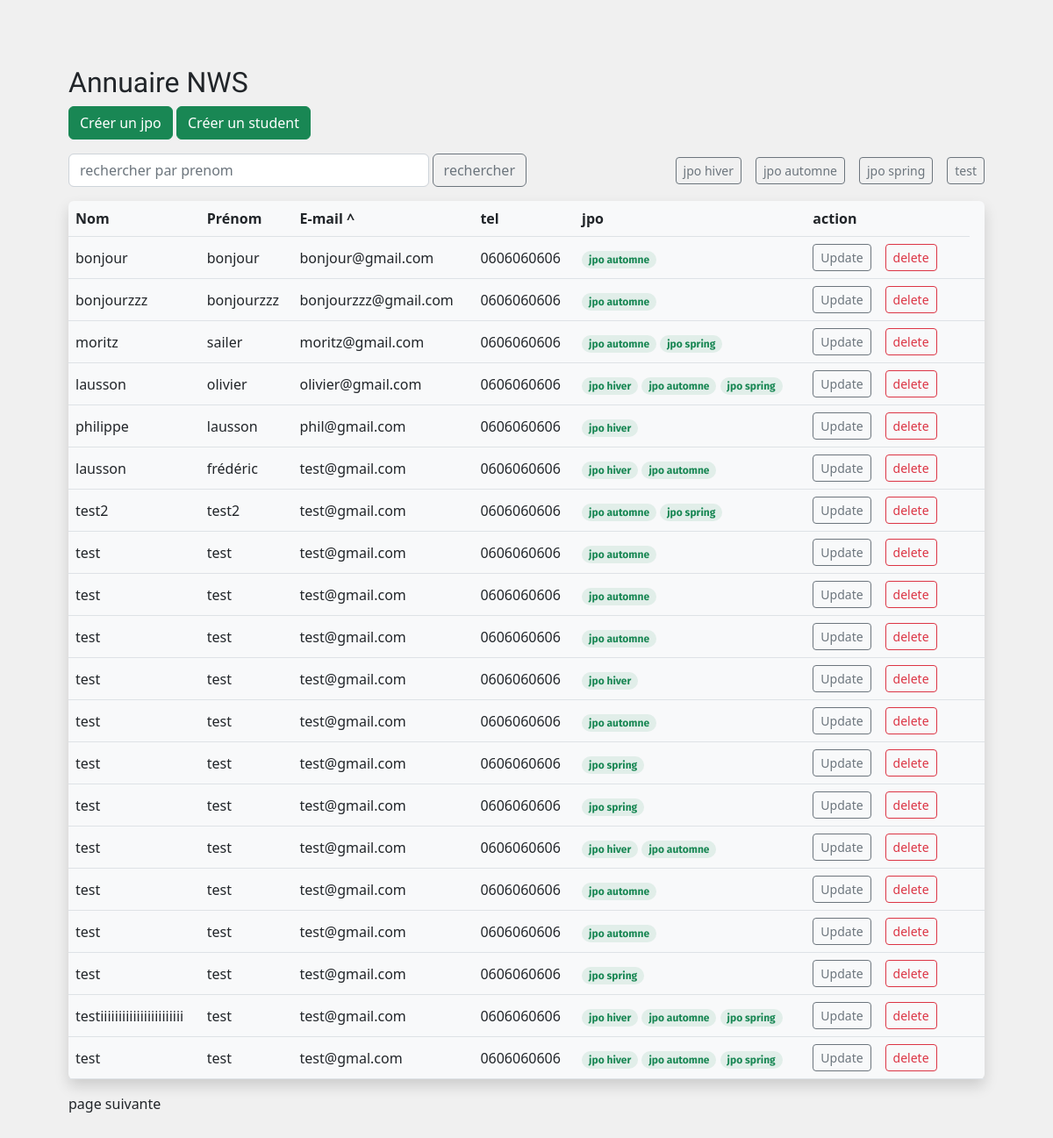
The app's page /?sort=mail&dir=asc with its own data.
### tables this page shows
CREATE TABLE `jpo` (
  `id` int(11) NOT NULL,
  `name` varchar(250) NOT NULL,
  `date` date NOT NULL
);

CREATE TABLE `student` (
  `id` int(11) NOT NULL,
  `nom` text NOT NULL,
  `prenom` text NOT NULL,
  `mail` text NOT NULL,
  `number` varchar(250) NOT NULL
);

### controller/StudentReadController.php (called while the page is built)
<?php
require_once('./services/connectDB.php');
require_once('./manager/BaseManager.php');
require_once('./manager/JpoManager.php');
$readcontroller = new StudentReadController();
$readcontroller->count();
$pages = $readcontroller->pages();
$page = $readcontroller->page();
$students = $readcontroller->read();
$jpo = $readcontroller->readJpo();
require_once('./view/home.php');
class StudentReadController {
    public function readJpo() {
        $jpo = new JpoManager();
        return $jpo->getAll();
    }
    public function read() {
        $students = new BaseManager();
        return  $students->getAll();
    }
    public function count() {
        $students = new BaseManager();
        return  $students->count();
    }
    public function pages() {
        $students = new BaseManager();
        return  $students->pages();
    }
    public function page() {
        $students = new BaseManager();
        return  $students->page();
    }
}

### index.php (called while the page is built)
<?php
require_once "controller\StudentReadController.php";

### services/connectDb.php (called while the page is built, shortened)
<?php
class Database
{
    private  $host;
    private  $dbname;
    private  $login;
    private  $pwd;
    public function __construct()
    {
        $this->host = json_decode(file_get_contents('services\connect.json'), true)["HOST"];
        $this->dbname = json_decode(file_get_contents('services\connect.json'), true)["DBNAME"];
        $this->login = json_decode(file_get_contents('services\connect.json'), true)["LOGIN"];
        $this->pwd = json_decode(file_get_contents('services\connect.json'), true)["PWD"];
    }
    public function DB()
    {
        try{
            $this->connection = new PDO('mysql:host=' . $this->host . ';dbname=' .$this->dbname, $this->login , $this->pwd );
            return $this->connection;
        } catch (Exeption $e) {
            die('Erreur :' .$e->getMessage());
        }
    }
}

### manager/JpoManager.php (called while the page is built, shortened)
<?php
require_once('./services/connectDb.php');
require_once('./model/Jpo.php');
class JpoManager {
    public function getAll() {
        $jpo = [];
        $connectDb = new Database();
        $sql = "SELECT * FROM jpo";
        $req = $connectDb->connection->prepare($sql);
        $req->execute();
        $resultat = $req->fetchAll(PDO::FETCH_ASSOC);
            foreach($resultat as $row) {
                $jpo[] = new Jpo($row);
            }
        return $jpo;
    }
}

### model/Jpo.php (called while the page is built, shortened)
<?php
class Jpo {
    public $name;
    public function __construct($row) {
        $this->name = $row["name"];
    }
    public function get_name() {
        return $this->name;
    }
}

### manager/UrlHelper.php (called while the page is built)
<?php
class UrlHelper {
    public static function withParam($data, string $param, $value) {
        return http_build_query(array_merge($data, [$param => $value]));
    }
    public static function withParams($data, array $params) {
        return http_build_query(array_merge($data, $params));
    }
}

### manager/BaseManager.php (called while the page is built, shortened)
<?php
require_once('./services/connectDb.php');
require_once('./controller/StudentConnectionController.php');
require_once('./model/Student.php');
require_once('JpoStudentManager.php');
require_once('UrlHelper.php');
class BaseManager {
    public function count() {
        $connectDb = new Database();
        $sqlCount = "SELECT COUNT(id) as count FROM student";
        if (!empty($_GET['q'])) {
            $params['nom'] = '%' . $_GET['q'] . '%';
            $sqlCount .= " WHERE nom LIKE :nom";
            $req = $connectDb->connection->prepare($sqlCount);
            $req->execute($params);
        } else {
            $req = $connectDb->connection->prepare($sqlCount);
            $req->execute();
        }
        $this->count = (int)$req->fetch()['count'];
        return $this->count;
    }
    public function getAll() {
        $students = [];
        $connectDb = new Database();
        $sql = "SELECT * FROM student";
        $params =[];
        $filtre = ["nom", "prenom", "mail"];
        if (!empty($_GET['sort']) && in_array($_GET['sort'], $filtre)) {
            $direction = $_GET['dir'] ?? 'asc';
            $sql .= " Order BY " . $_GET['sort'] . " $direction ";
        }
            $this->offset = ($this->page()-1) * 20;
            $sql .= " LIMIT " . 20 . " OFFSET $this->offset";
            $req = $connectDb->connection->prepare($sql);
            $req->execute($params);
            $resultat = $req->fetchAll(PDO::FETCH_ASSOC);
            foreach($resultat as $row) {
                $students[] = new Student($row);
            }
            return $students;
    }
    public function page() {
        return $this->page = (int)($_GET['p'] ?? 1);
    }
    public function pages() {
        $this->pages = ceil($this->count() / 20);
        return $this->pages;
    }
}

### model/student.php (called while the page is built, shortened)
<?php
require_once('./manager/JpoStudentManager.php');
class Student {
    public $name;
    public $firstname;
    public $mail;
    public $tel;
    public $id;
    public function __construct($row) {
        $this->name = $row["nom"];
        $this->firstname = $row["prenom"];
        $this->mail = $row["mail"];
        $this->tel = $row["number"];
        $this->id = $row["id"];
        $this->set_jpos();
    }
    public function set_jpos() {
        $jpoStudent = new JpoStudentManager;
        $this->jpo = $jpoStudent->read($this->id);
    }
    public function get_name() {
        return $this->name;
    }
    public function get_prenom() {
        return $this->firstname;
    }
    public function get_mail() {
        return $this->mail;
    }
    public function get_tel() {
        return $this->tel;
    }
}

### manager/JpoStudentManager.php (called while the page is built, shortened)
<?php
require_once('./services/connectDb.php');
require_once('./controller/StudentConnectionController.php');
require_once('./model/Student.php');
class JpoStudentManager {
    public function read($id) {
        $connectDb = new Database();
        $sql2 ="SELECT name FROM jpo INNER JOIN jpostudent ON jpo.id = jpostudent.id_jpo INNER JOIN student On jpostudent.id = student.id WHERE student.id = $id";
        $req2 = $connectDb->connection->prepare($sql2);
        $req2->execute();
        $jpos = $req2->fetchAll(PDO::FETCH_ASSOC);
        return $jpos;
    }
}

### view/table.php (the view, shortened to what this page needs)
<?php
require_once('./controller/StudentReadController.php');
require_once('./manager/TableHelper.php');
?>
<div class="d-flex justify-content-between gap-3 mt-3 mb-3 align-items-center">
	<div class="flex-fill">
		<form class="d-flex justify-content-start gap-1 align-items-center" action="">
			<input type="text" class="form-control" name="q" placeholder="rechercher par prenom" value="<?= htmlentities($_GET['q'] ?? null) ?>">
			<button class="btn btn-outline-secondary">rechercher</button>
		</form>
	</div>
	<div class="d-flex justify-content-end gap-3 align-items-center flex-fill">
		<?php
		foreach($jpo as $rows ) {
		?>
		<form action="">
			<button class="btn
			<?php
			if (isset($_GET['f'])) {
			if ($_GET['f'] == $rows->get_id()) {
					?>
					btn-outline-success
					<?php
			} else {
				?>
				btn-outline-secondary
				<?php
			}
			} else {
				?>
				btn-outline-secondary
				<?php
			}
			?> btn-sm"><?php echo $rows->get_name(); ?></button>
		</form>
		<?php
		}
			?>
	</div>
</div>
<table class="table align-middle shadow rounded bg-light">
	<thead class="">
		<tr>
		<th><?php echo TableHelper::sort('nom', 'Nom', $_GET) ?></th>
		<th><?php echo TableHelper::sort('prenom', 'Prénom', $_GET) ?></th>
		<th><?php echo TableHelper::sort('mail', 'E-mail', $_GET) ?></th>
		<th>tel</th>
		<th>jpo</th>
		<th>action</th>
		</tr>
	</thead>
	<tbody class="">
	<?php
	if(!empty($students)) {
		$increment = 1;
		foreach($students as $row ) {
	?>
	<tr>
		<td><?php echo $row->get_name(); ?></td>
		<td><?php echo $row->get_prenom(); ?></td>
		<td><?php echo $row->get_mail(); ?></td>
		<td><?php echo $row->get_tel(); ?></td>
		<td>
		<?php
		$increment = $increment + 1;
		foreach ($row->jpo as $key => $value) {
			foreach ($value as $name) {
			?>
				<p class="badge text-success mb-0 bg-success bg-opacity-10 rounded-pill px-2 py-1"><?php echo $name; ?></p>
		<?php
		}
		}
		?>
		</td>
		<td>
			<div class="d-flex justify-content-start align-items-center gap-3">
			<button type="button" class="btn btn-outline-secondary btn-sm" data-bs-toggle="modal" data-bs-target="<?php echo "#exampleModal$increment" ?>">
			Update
			</button>
			<form class="mb-0" action="controller\StudentDeleteController.php" method="POST">
				<input type="submit" class="btn btn-outline-danger btn-sm" name="delete" value="delete">
			</form>
			<div>
		<td>
	</tr>
    <?php
		}
	} else {
		?>
		<td>il n'y a pas de student !</td>
		<?php
	}
	?>
  </tbody>
</table>
<?php if ($pages  > 1 && $page < $pages): ?>
	<a href="?<?= UrlHelper::withParam($_GET, "p", $page + 1) ?>">page suivante</a>
<?php endif?>

### view/css/style.css (style rules this page uses)
:root { --gray: #746d6d; }
p { font-family: 'Fira Sans', sans-serif; font-weight: 400; color: var(--grey); font-size: 1.1em; line-height: 1.4; }
a { text-decoration: none !important; color: var(--grey) !important; }

### records on screen
jpo: name "jpo hiver"
jpo: name "jpo automne"
jpo: name "jpo spring"
jpo: name "test"
student: nom "bonjour", prenom "bonjour", mail "bonjour@gmail.com", number "0606060606"
student: nom "bonjourzzz", prenom "bonjourzzz", mail "bonjourzzz@gmail.com", number "0606060606"
student: nom "moritz", prenom "sailer", mail "moritz@gmail.com", number "0606060606"
student: nom "lausson", prenom "olivier", mail "olivier@gmail.com", number "0606060606"
student: nom "philippe", prenom "lausson", mail "phil@gmail.com", number "0606060606"
student: nom "lausson", prenom "frédéric", mail "test@gmail.com", number "0606060606"
student: nom "test2", prenom "test2", mail "test@gmail.com", number "0606060606"
student: nom "test", prenom "test", mail "test@gmail.com", number "0606060606"
student: nom "test", prenom "test", mail "test@gmail.com", number "0606060606"
student: nom "test", prenom "test", mail "test@gmail.com", number "0606060606"
student: nom "test", prenom "test", mail "test@gmail.com", number "0606060606"
student: nom "test", prenom "test", mail "test@gmail.com", number "0606060606"
student: nom "test", prenom "test", mail "test@gmail.com", number "0606060606"
student: nom "test", prenom "test", mail "test@gmail.com", number "0606060606"
student: nom "test", prenom "test", mail "test@gmail.com", number "0606060606"
student: nom "test", prenom "test", mail "test@gmail.com", number "0606060606"
student: nom "test", prenom "test", mail "test@gmail.com", number "0606060606"
student: nom "test", prenom "test", mail "test@gmail.com", number "0606060606"
student: nom "testiiiiiiiiiiiiiiiiiiiiiii", prenom "test", mail "test@gmail.com", number "0606060606"
student: nom "test", prenom "test", mail "test@gmal.com", number "0606060606"

### other values on screen
$label "Nom Prénom E-mail"
$icon "^"
